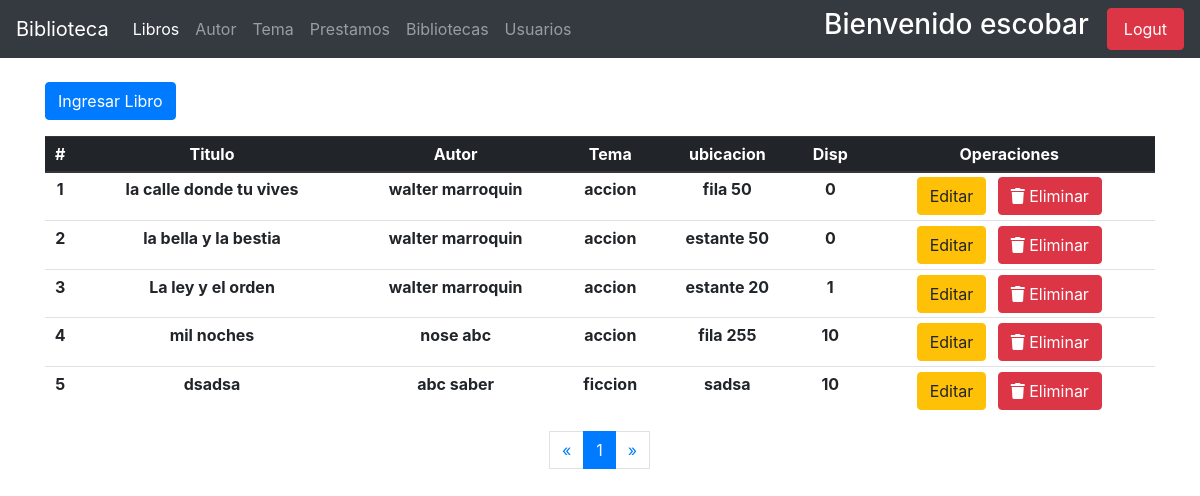
The page /libros/index-admin/ (signed in) on the database as committed earlier.
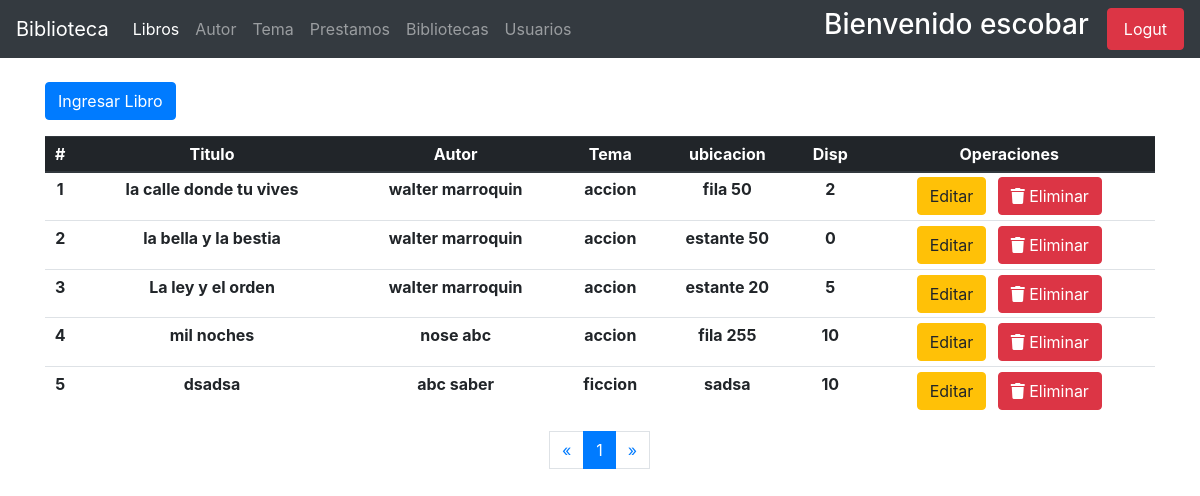
The same page on the database as committed later.
### apps/libros/models.py (models this page shows, shortened)
class Libros(models.Model):
    titulo = models.CharField(_('titulo'), max_length=150)
    biblioteca = models.ForeignKey(Biblioteca, on_delete=models.PROTECT, null=True)
    autor = models.ForeignKey(Author, on_delete=models.PROTECT)
    tema = models.ForeignKey(Temas, on_delete=models.PROTECT)
    ubicacion = models.CharField(_('ubicacion'), max_length=200)
    disponibles = models.PositiveIntegerField(_('libros disponibles'), validators=[limit], default=1, )
    fecha_registro = models.DateField(_('Fecha de ingreso'), default=datetime.now())
    class Meta:
        ordering = ['id']
        verbose_name_plural = 'Libros'

### apps/autores/models.py (models this page shows, shortened)
class Author(models.Model):
    nombre = models.CharField(_('nombre'), max_length=150)
    apellido = models.CharField(_('apellido'), max_length=150)
    nacionalidad = models.ForeignKey(Pais, on_delete=models.CASCADE)
    genero = models.BooleanField(_('genero'), default=True, choices=[
        (True, 'masculino'),
        (False, 'femenino')
    ])
    nacimiento = models.DateField(_('fecha de nacimiento'))
    fallecimiento = models.DateField(_('fecha de fallecimiento'),null=True, blank=True)
    fecha_registro = models.DateField(_('fecha de registro'), default=datetime.now())
    def __str__(self):
        return f'{self.nombre} {self.apellido}'

### apps/temas/models.py (models this page shows)
class Temas(models.Model):
    tema = models.CharField(_('tema'), max_length=200)
    fecha_ingreso = models.DateField(_('fecha_ingreso'), default=now())
    class Meta:
        verbose_name_plural = 'Temas'
    def __str__(self):
        return self.tema

### apps/libros/views.py (the view)
# urls.py: path('index-admin/', local_views.AdminBookList.as_view(), name='admin_index'),
class AdminBookList(AdminMixin,ListView):
    model = Libros
    context_object_name = 'Libro'
    paginate_by = 5
    template_name_suffix = '_list_admin'

### usuarios/mixins.py (called while the page is built)
def _user_mixin(group_name):
    class Mixin(LoginRequiredMixin, UserPassesTestMixin):
        login_url = reverse_lazy('usuarios:index')
        def test_func(self):
            user = self.request.user
            if user.is_superuser:
                return True
            group = Group.objects.get(name=group_name)
            return group in user.groups.all()
    return Mixin

### apps/libros/templates/libros/libros_list_admin.html (shortened to what this page needs)
{% extends "base.html" %}
{% block navbar_items %}
<li class="nav-item active">
    <a class="nav-link" href="{% url 'book:admin_index' %}"> Libros <span class="sr-only">(current)</span></a>
</li>
<li class="nav-item">
    <a class="nav-link" href="{% url 'autor:autores-admin' %}"> Autor </a>
</li>
<li class="nav-item">
    <a class="nav-link" href="{% url 'temas:temas-admin' %}"> Tema </a>
</li>
<li class="nav-item">
    <a href="{% url 'prestamos:prestamo-admin' %}" class="nav-link"> Prestamos </a>
</li>
<li class="nav-item">
    <a href="{% url 'book:bibliotecas' %}" class="nav-link"> Bibliotecas </a>
</li>
<li class="nav-item">
    <a class="nav-link" href="{% url 'usuarios:list-users' %}" > Usuarios </a>
</li>
{% endblock navbar_items %}
{% block content %}
    <div class="container mt-4">
        <a href="{% url 'book:crear-libro' %}" class="btn btn-primary">Ingresar Libro </a>
    </div>
    <div class="container mt-3">
        <div class="table-responsive-md">
            <table class="table table-hover mt-3 text-center table-sm" id="table-controller">
                <thead class="thead-dark">
                    <tr>
                        <th scope="col"> # </th>
                        <th scope="col"> Titulo </th>
                        <th scope="col"> Autor </th>
                        <th scope="col"> Tema </th>
                        <th scope="col"> ubicacion </th>
                        <th scope="col"> Disp </th>
                        <th scope="col"> Operaciones </th>
                    </tr>
                </thead>
                <tbody>
                    {% for libro in Libro %}
                        <tr>
                            <th scope="col"> {{ forloop.counter }}</th>
                            <th> {{ libro.titulo }} </th>
                            <th> {{ libro.autor }} </th>
                            <th> {{ libro.tema }} </th>
                            <th> {{ libro.ubicacion }} </th>
                            <th> {{ libro.disponibles }} </th>
                            <th> <a href="{% url 'book:editar-libro' libro.id %}"  class="btn btn-warning"> Editar </a> &nbsp; <a href="{% url 'book:eliminar-libro' libro.id %}" class="btn btn-danger"><i class="fas fa-trash"></i> Eliminar</a></th>
                        </tr>
                    {% endfor %}
                </tbody>
            </table>
        </div>
    </div>
                <nav aria-label="Page navigation example">
                    <ul class="pagination justify-content-center">
                        {% if page_obj.has_previous %}
                            <li class="page-item"> <a href="?page={{ page_obj.previous_page_number }}" class="page-link" aria-label="Previous">&laquo;</a></li>
                        {% else %}
                        <li class="disabled"><span class="page-link">&laquo; </span> </li>
                        {% endif %}
                        {% for i in paginator.page_range %}
                            {% if page_obj.number == i %}
                                <li class="active page-item"><span class="page-link"> {{ i }} <span class="sr-only">current</span></span></li>
                            {% else %}
                                <li class="page-item"><a href="?page={{ i }}" class="page-link"> {{ i }} </a></li>
                            {% endif %}
                        {% endfor %}
                        {% if page_obj.has_next %}
                            <li class="page-item"><a href="?page={{ page_obj.next_page_number }}" class="page-link">&raquo;</a></li>
                        {% else %}
                            <li class="disabled" class="page-item"> <span class="page-link">&raquo;</span> </li>
                        {% endif %}
                    </ul>
                </nav>
{% endblock %}

Rows that differ between the two databases and show on the page:
changed Libros "la calle donde tu vives": disponibles "0" → "2"
changed Libros "La ley y el orden": disponibles "1" → "5"
